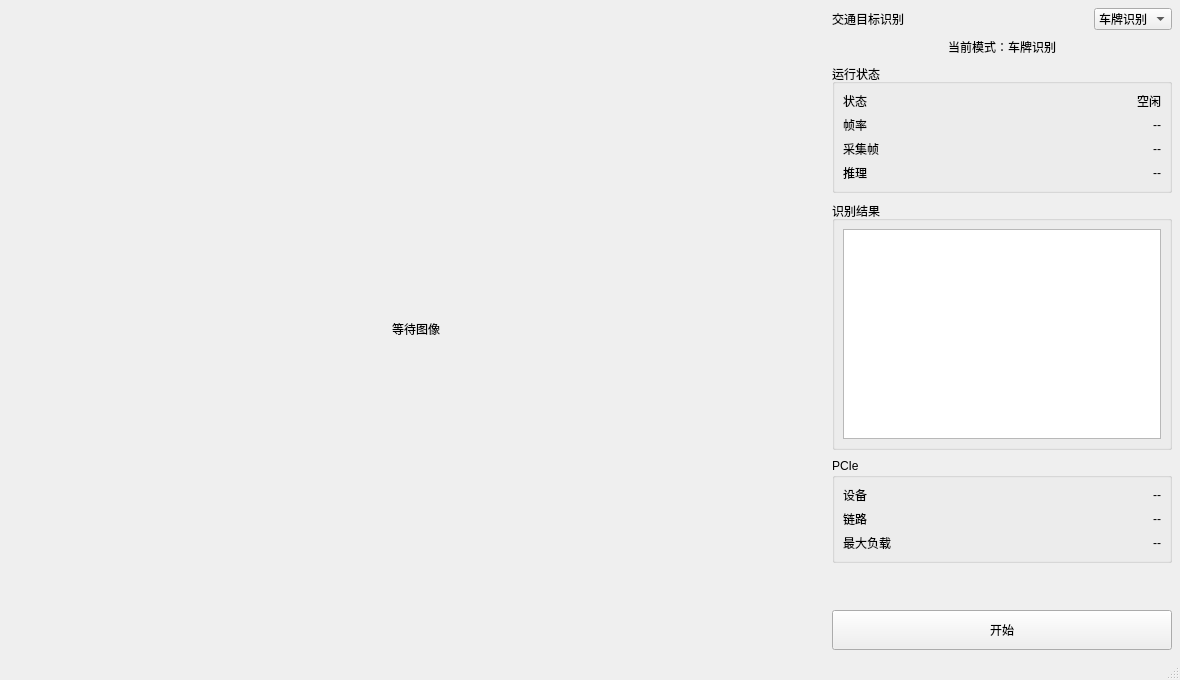
<?xml version="1.0" encoding="UTF-8"?>
<ui version="4.0">
 <class>MainWindow</class>
 <widget class="QMainWindow" name="MainWindow">
  <property name="geometry">
   <rect>
    <x>0</x>
    <y>0</y>
    <width>1180</width>
    <height>680</height>
   </rect>
  </property>
  <property name="windowTitle">
   <string>RK3568 PCIe 交通目标识别系统</string>
  </property>
  <widget class="QWidget" name="centralWidget">
   <layout class="QHBoxLayout" name="rootLayout">
    <property name="leftMargin"><number>8</number></property>
    <property name="topMargin"><number>8</number></property>
    <property name="rightMargin"><number>8</number></property>
    <property name="bottomMargin"><number>8</number></property>
    <property name="spacing"><number>8</number></property>
    <item>
     <widget class="QLabel" name="videoLabel">
      <property name="minimumSize">
       <size><width>760</width><height>420</height></size>
      </property>
      <property name="text">
       <string>等待图像</string>
      </property>
      <property name="alignment">
       <set>Qt::AlignCenter</set>
      </property>
     </widget>
    </item>
    <item>
     <widget class="QWidget" name="sidePanel">
      <property name="minimumSize">
       <size><width>340</width><height>0</height></size>
      </property>
      <property name="maximumSize">
       <size><width>340</width><height>16777215</height></size>
      </property>
      <layout class="QVBoxLayout" name="sideLayout">
       <property name="leftMargin"><number>0</number></property>
       <property name="topMargin"><number>0</number></property>
       <property name="rightMargin"><number>0</number></property>
       <property name="bottomMargin"><number>0</number></property>
       <property name="spacing"><number>8</number></property>
       <item>
        <layout class="QHBoxLayout" name="headerLayout">
         <property name="spacing"><number>8</number></property>
         <item>
          <widget class="QLabel" name="titleLabel">
           <property name="text">
            <string>交通目标识别</string>
           </property>
          </widget>
         </item>
         <item>
          <spacer name="headerSpacer">
           <property name="orientation"><enum>Qt::Horizontal</enum></property>
           <property name="sizeHint" stdset="0">
            <size><width>20</width><height>20</height></size>
           </property>
          </spacer>
         </item>
         <item>
          <widget class="QComboBox" name="modeComboBox">
           <item>
            <property name="text"><string>车牌识别</string></property>
           </item>
           <item>
            <property name="text"><string>行人模式</string></property>
           </item>
          </widget>
         </item>
        </layout>
       </item>
       <item>
        <widget class="QLabel" name="modeBadgeLabel">
         <property name="text">
          <string>当前模式：车牌识别</string>
         </property>
         <property name="alignment">
          <set>Qt::AlignCenter</set>
         </property>
        </widget>
       </item>
       <item>
        <widget class="QGroupBox" name="runtimeGroup">
         <property name="title">
          <string>运行状态</string>
         </property>
         <layout class="QGridLayout" name="runtimeGrid">
          <property name="leftMargin"><number>8</number></property>
          <property name="topMargin"><number>8</number></property>
          <property name="rightMargin"><number>8</number></property>
          <property name="bottomMargin"><number>8</number></property>
          <property name="horizontalSpacing"><number>8</number></property>
          <property name="verticalSpacing"><number>6</number></property>
          <item row="0" column="0">
           <widget class="QLabel" name="stateKeyLabel">
            <property name="text"><string>状态</string></property>
           </widget>
          </item>
          <item row="0" column="1">
           <widget class="QLabel" name="stateValueLabel">
            <property name="text"><string>空闲</string></property>
            <property name="alignment"><set>Qt::AlignRight|Qt::AlignTrailing|Qt::AlignVCenter</set></property>
           </widget>
          </item>
          <item row="1" column="0">
           <widget class="QLabel" name="fpsKeyLabel">
            <property name="text"><string>帧率</string></property>
           </widget>
          </item>
          <item row="1" column="1">
           <widget class="QLabel" name="fpsValueLabel">
            <property name="text"><string>--</string></property>
            <property name="alignment"><set>Qt::AlignRight|Qt::AlignTrailing|Qt::AlignVCenter</set></property>
           </widget>
          </item>
          <item row="2" column="0">
           <widget class="QLabel" name="capturedKeyLabel">
            <property name="text"><string>采集帧</string></property>
           </widget>
          </item>
          <item row="2" column="1">
           <widget class="QLabel" name="capturedValueLabel">
            <property name="text"><string>--</string></property>
            <property name="alignment"><set>Qt::AlignRight|Qt::AlignTrailing|Qt::AlignVCenter</set></property>
           </widget>
          </item>
          <item row="3" column="0">
           <widget class="QLabel" name="inferenceKeyLabel">
            <property name="text"><string>推理</string></property>
           </widget>
          </item>
          <item row="3" column="1">
           <widget class="QLabel" name="inferenceValueLabel">
            <property name="text"><string>--</string></property>
            <property name="alignment"><set>Qt::AlignRight|Qt::AlignTrailing|Qt::AlignVCenter</set></property>
           </widget>
          </item>
         </layout>
        </widget>
       </item>
       <item>
        <widget class="QGroupBox" name="resultGroup">
         <property name="title">
          <string>识别结果</string>
         </property>
         <layout class="QVBoxLayout" name="resultLayout">
          <property name="leftMargin"><number>8</number></property>
          <property name="topMargin"><number>8</number></property>
          <property name="rightMargin"><number>8</number></property>
          <property name="bottomMargin"><number>8</number></property>
          <item>
           <widget class="QListWidget" name="resultListWidget">
            <property name="minimumSize">
             <size><width>0</width><height>210</height></size>
            </property>
           </widget>
          </item>
         </layout>
        </widget>
       </item>
       <item>
        <widget class="QGroupBox" name="pcieGroup">
         <property name="title">
          <string>PCIe</string>
         </property>
         <layout class="QGridLayout" name="pcieGrid">
          <property name="leftMargin"><number>8</number></property>
          <property name="topMargin"><number>8</number></property>
          <property name="rightMargin"><number>8</number></property>
          <property name="bottomMargin"><number>8</number></property>
          <property name="horizontalSpacing"><number>8</number></property>
          <property name="verticalSpacing"><number>6</number></property>
          <item row="0" column="0">
           <widget class="QLabel" name="deviceKeyLabel">
            <property name="text"><string>设备</string></property>
           </widget>
          </item>
          <item row="0" column="1">
           <widget class="QLabel" name="deviceValueLabel">
            <property name="text"><string>--</string></property>
            <property name="alignment"><set>Qt::AlignRight|Qt::AlignTrailing|Qt::AlignVCenter</set></property>
           </widget>
          </item>
          <item row="1" column="0">
           <widget class="QLabel" name="linkKeyLabel">
            <property name="text"><string>链路</string></property>
           </widget>
          </item>
          <item row="1" column="1">
           <widget class="QLabel" name="linkValueLabel">
            <property name="text"><string>--</string></property>
            <property name="alignment"><set>Qt::AlignRight|Qt::AlignTrailing|Qt::AlignVCenter</set></property>
           </widget>
          </item>
          <item row="2" column="0">
           <widget class="QLabel" name="payloadKeyLabel">
            <property name="text"><string>最大负载</string></property>
           </widget>
          </item>
          <item row="2" column="1">
           <widget class="QLabel" name="payloadValueLabel">
            <property name="text"><string>--</string></property>
            <property name="alignment"><set>Qt::AlignRight|Qt::AlignTrailing|Qt::AlignVCenter</set></property>
           </widget>
          </item>
         </layout>
        </widget>
       </item>
       <item>
        <spacer name="bottomSpacer">
         <property name="orientation"><enum>Qt::Vertical</enum></property>
         <property name="sizeType"><enum>QSizePolicy::Expanding</enum></property>
         <property name="sizeHint" stdset="0">
          <size><width>20</width><height>8</height></size>
         </property>
        </spacer>
       </item>
       <item>
        <widget class="QPushButton" name="startButton">
         <property name="minimumSize">
          <size><width>0</width><height>40</height></size>
         </property>
         <property name="text">
          <string>开始</string>
         </property>
        </widget>
       </item>
      </layout>
     </widget>
    </item>
   </layout>
  </widget>
  <widget class="QStatusBar" name="statusbar"/>
 </widget>
 <resources/>
 <connections/>
</ui>
